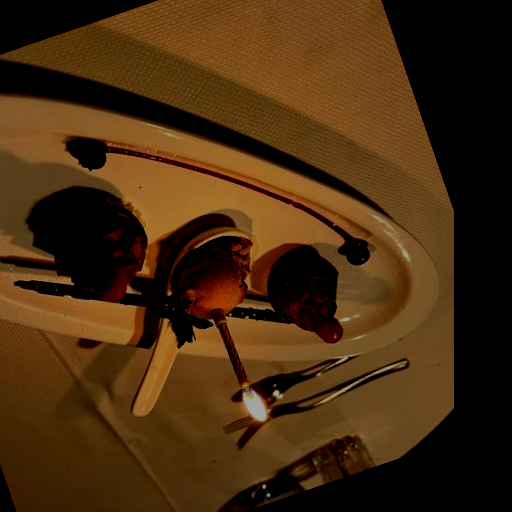
#> input picture edited/testimage.png, 512 x 512 px
$ python -i photoroom.py   (imports and definitions only)
#> lines starting #> are read from the running program, lines starting #| are printed output that depends on the picture
# Imports
from matplotlib import pyplot as plt
import argparse
import cv2
import imutils
import numpy as np

#-----------------------------------------------------------------------------#

def getNumVersion(list):
    """
    Purpose: Returns numeric version of a given list
    Parameters: A list to evaluate (list)
    Return VAL: A list of numbers (list)
    """
    listNums = []
    for i in range(len(list)):
        listNums.append(str(i + 1))
    return listNums

# [23 lines left out: function getInput, not called in this run]

#-----------------------------------------------------------------------------#

def displayHistogram(image):
    """
    Purpose: Display a histogram for a given image using opencv
    Parameters: The image to display a histogram of
    Return VAL: None
    """
    chans = cv2.split(image)
    color = "b", "g", "r"
    plt.figure()
    plt.title("Color Histogram")
    plt.xlabel("Bins")
    plt.ylabel("# of Pixels")
    for (chan, color) in zip(chans, color):
        hist = cv2.calcHist([chan], [0], None, [256], [0, 256])
        plt.plot(hist, color = color)
        plt.xlim([0, 256])

    fig = plt.figure
    hist = cv2.calcHist([image], [0, 1, 2], None, [8, 8, 8], [0, 256, 0, 256, 0, 256])
    plt.show()

#-----------------------------------------------------------------------------#

# [262 lines left out: functions getDrawingData, draw_dot, on_change_nothing, on_change_move, on_change_arithmetic, on_change_blur and 5 more, not called in this run]

#-----------------------------------------------------------------------------#

# Gets the image from the user
ap = argparse.ArgumentParser()
# [4 lines not run here, left out]
winName = "Window"                          # Name of the window

# Lists of options
initialOptions = ["edit", "data", "save", "quit"]
initialNums = getNumVersion(initialOptions)
editOptions = ["draw", "move", "arithmetic", "blur", "sharpen", "threshold",
               "edges", "cartoon", "sketch", "back"]
editNums = getNumVersion(editOptions)
dataOptions = ["show histogram", "back"]
dataNums = getNumVersion(dataOptions)


# State tracking variables
EDITED = False
CONTINUE = True

# Main loop
# [98 lines not run here, left out]

>>> import cv2
>>> picture = cv2.imread('edited/testimage.png')
#> picture is the input picture: shape (512, 512, 3); mean B, G, R 14.8, 43.8, 71.3
>>> result = displayHistogram(picture)
#> the loop in displayHistogram, `for (chan, color) in zip(chans, color):` made 3 passes
#> color on passes 1 to 3: 'b', 'g', 'r'
#> in displayHistogram, `plt.show()`:
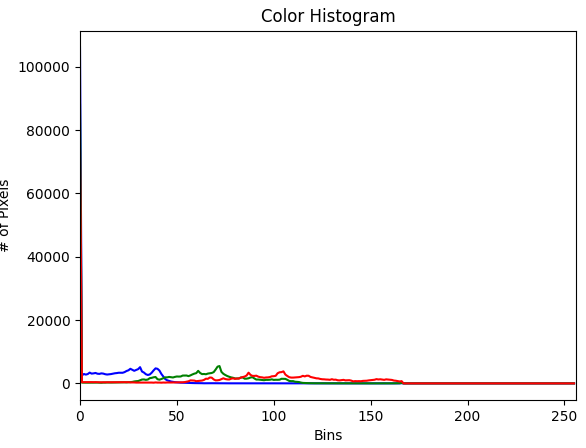
#> figure drawn by matplotlib, 1 panel; curve peaks at x = 0, y = 106134; curve peaks at x = 0, y = 88017; curve peaks at x = 0, y = 73904
